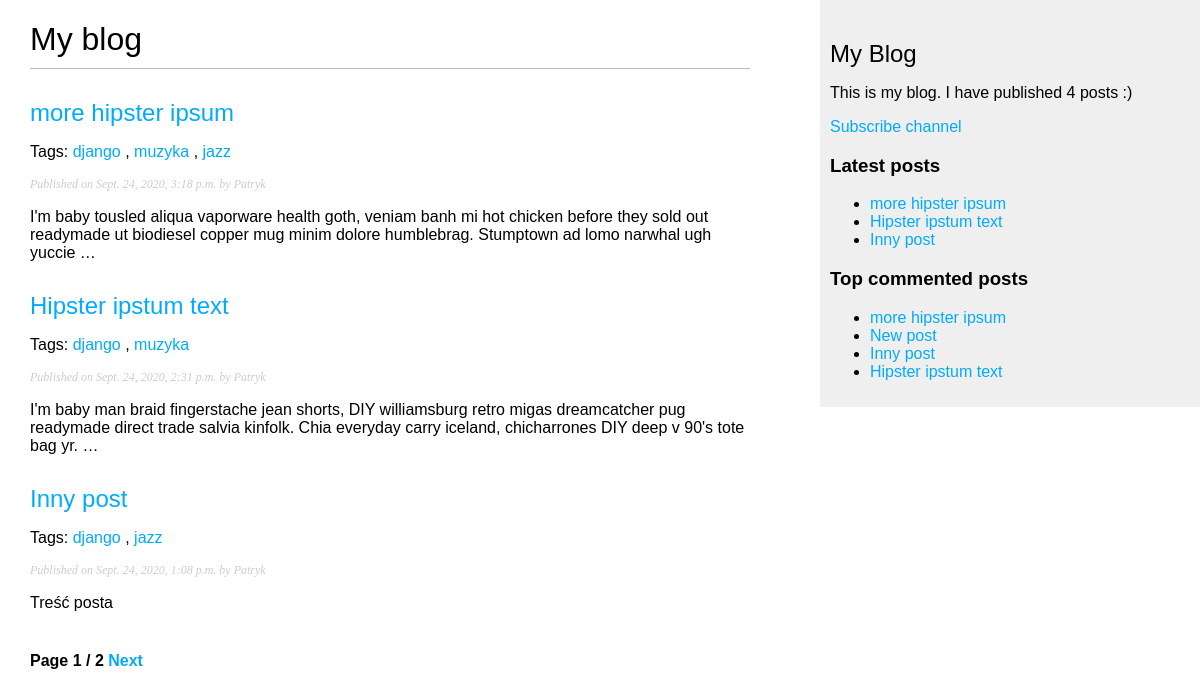
/blog/, run on an earlier commit of the app's database.
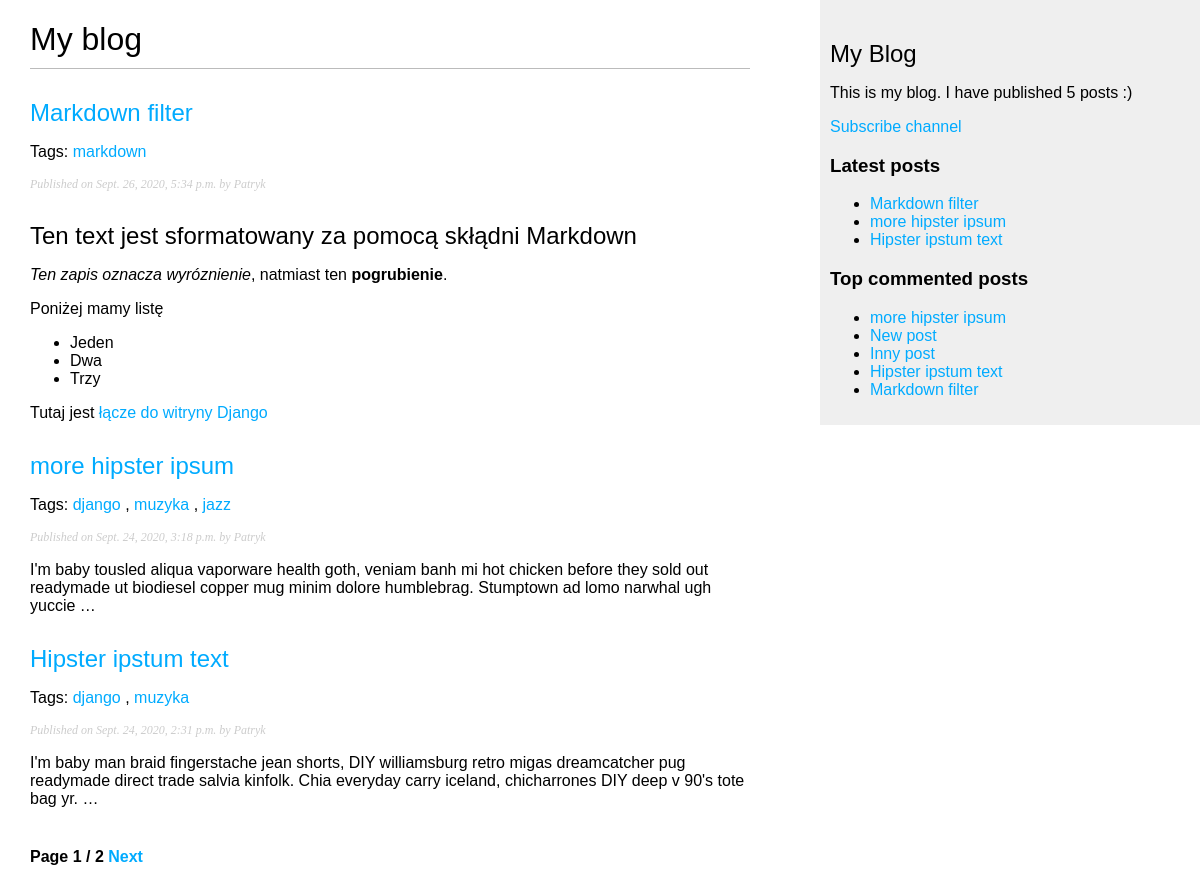
And on a later commit of the database.
### blog/models.py (models this page shows, shortened)
class Post(models.Model):
    STATUS_CHOICES = (
        ('draft', 'Draft'),
        ('published', 'Published'),
    )
    title = models.CharField(max_length=250)
    slug = models.SlugField(max_length=250, unique_for_date='publish')
    author = models.ForeignKey(User,
                               on_delete=models.CASCADE,
                               related_name='blog_posts')
    body = models.TextField()
    publish = models.DateTimeField(default=timezone.now)
    created = models.DateTimeField(auto_now_add=True)
    updated = models.DateTimeField(auto_now=True)
    status = models.CharField(max_length=10,
                              choices=STATUS_CHOICES,
                              default='draft')
    objects = models.Manager()
    published = PublishedManager()
    tags = TaggableManager()
    def get_absolute_url(self):
        return reverse('blog:post_detail',
                       args=[self.publish.year,
                             self.publish.strftime('%m'),
                             self.publish.strftime('%d'),
                             self.slug])
    class Meta:
        ordering = ("-publish",)

### blog/views.py (the view)
# urls.py: path('', views.post_list, name='post_list'),
def post_list(request, tag_slug=None):
    object_list = Post.published.all()
    tag = None
    if tag_slug:
        tag = get_object_or_404(Tag, slug=tag_slug)
        object_list = object_list.filter(tags__in=[tag])
    paginator = Paginator(object_list, 3)  # 3 posts on each site
    page = request.GET.get('page')
    try:
        posts = paginator.page(page)
    except PageNotAnInteger:
        posts = paginator.page(1)
    except EmptyPage:
        posts = paginator.page(paginator.num_pages)
    return render(request,
                  'blog/post/list.html',
                  {'page': page,
                   'posts': posts,
                   'tag': tag})

### blog/models.py (called while the page is built)
    def get_queryset(self):
        return super(PublishedManager, self).get_queryset().filter(status='published')

### blog/templatetags/blog_tags.py (called while the page is built)
@register.simple_tag
def total_posts():
    return Post.published.count()

@register.inclusion_tag('blog/post/latest_posts.html')
def show_latest_posts(count=5):
    latest_posts = Post.published.order_by('-publish')[:count]
    return {'latest_posts': latest_posts}

@register.simple_tag
def get_most_commented_posts(count=5):
    return Post.published.annotate(
        total_comments=Count('comments')).order_by('-total_comments')[:count]

@register.filter(name='markdown')
def markdown_format(text):
    return mark_safe(markdown.markdown(text))

### blog/templates/blog/post/list.html (shortened to what this page needs)
{% extends "blog/base.html" %}
{% load blog_tags %}
{% block content %}
  <h1>My blog</h1>
  {% for post in posts %}
  <h2>
      <a href="{{ post.get_absolute_url }}">
          {{ post.title }}
      </a>
  </h2>
  <p class="tags">Tags:
  {% for tag in post.tags.all %}
      <a href="{% url 'blog:post_list_by_tag' tag.slug %}">
          {{ tag.name }}
      </a>
      {% if not forloop.last %}, {% endif %}
  {% endfor %}
  </p>
  <p class="date">
      Published on {{ post.publish }} by {{ post.author }}
  </p>
  {{ post.body|markdown|truncatewords_html:30 }}
  {% endfor %}
  {% include "pagination.html" with page=posts %}
{% endblock %}

### blog/templates/blog/base.html (shortened to what this page needs)
<!DOCTYPE html>
<html lang="en">
{% load blog_tags %}
{% load static %}
<head>
    <link href="{% static 'css/blog.css' %}" rel="stylesheet">
</head>
<body>
  <div id="content">
      {% block content %}
      {% endblock %}
  </div>
  <div id="sidebar">
      <h2>My Blog</h2>
        <p>This is my blog. I have published {% total_posts %} posts :) </p>
        <p><a href="{% url 'blog:post_feed' %}">Subscribe channel</a></p>
      <h3>Latest posts</h3>
      {% show_latest_posts 3 %}
      <h3>Top commented posts</h3>
      {% get_most_commented_posts as most_commented_posts %}
      <ul>
          {% for post in most_commented_posts %}
          <li>
              <a href="{{ get_absolute_url }}">{{ post.title }}</a>
          </li>
          {% endfor %}
      </ul>
  </div>
</body>
</html>

### blog/templates/pagination.html (shortened to what this page needs)
<div class="pagination">
  <span class="step-links">
    <span class="current">
      Page {{ page.number }} / {{ page.paginator.num_pages }}
    </span>
      {% if page.has_next %}
        <a href="?page={{ page.next_page_number }}">Next</a>
      {% endif %}
  </span>
</div>

### blog/templates/blog/post/latest_posts.html
<ul>
    {% for post in latest_posts %}
    <li>
        <a href="{{ post.get_absolute_url }}">{{ post.title }}</a>
    </li>
    {% endfor %}
</ul>

### blog/static/css/blog.css (style rules this page uses)
body { margin:0; padding:0; font-family:helvetica, sans-serif; }
a { color:#00abff; text-decoration:none; }
h1 { font-weight:normal; border-bottom:1px solid #bbb; padding:0 0 10px 0; }
h2 { font-weight:normal; margin:30px 0 0; }
#content { float:left; width:60%; padding:0 0 0 30px; }
#sidebar { float:right; width:30%; padding:10px; background:#efefef; height:100%; }
p.date { color:#ccc; font-family: georgia, serif; font-size: 12px; font-style: italic; }
.pagination { margin:40px 0; font-weight:bold; }

What changed in the data, as far as the page shows it:
no longer on one of the page's lists (row unchanged): Post: title "Inny post", publish "Sept. 24, 2020, 1:08 p.m.", author "Patryk", body "Treść posta"
added Post: title "Markdown filter", publish "Sept. 26, 2020, 5:34 p.m.", author "Patryk", body "Ten text jest sformatowany za pomocą skłądni Markdown Ten zapis oznacza wyróznienie , natmiast ten pogrubienie . Poniżej mamy listę Jeden Dwa Trzy Tutaj jest łącze do witryny Django"
added Tag: name "markdown", shown under "Markdown filter"
computed for Post "Inny post": loses Tag (name "django"); loses Tag (name "jazz")
Also different on the page:
text no longer shown: "4"
text now shown: "5"
